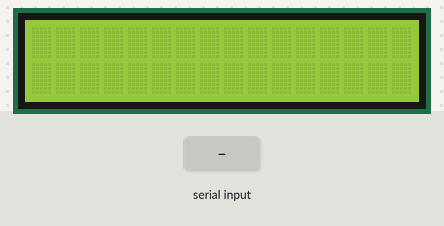
This sketch was run on a simulated Arduino Uno, built with avr-gcc and run on an emulated ATmega328P. Parts: 16×2 character LCD. Inputs (shaded band) come from the test bench.

Above: at 1.2 s.
1.3 s: "1\n" received over Serial
At 3.3 s:
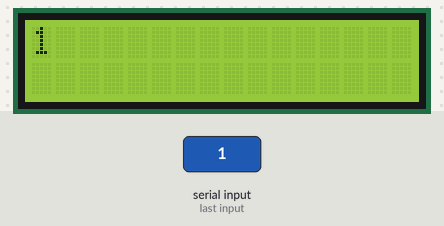
3.9 s: "0\n" received over Serial
At 5.3 s:
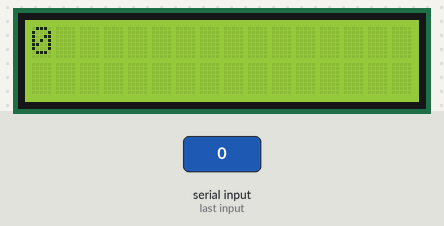
6.5 s: "2\n" received over Serial
At 8.5 s:
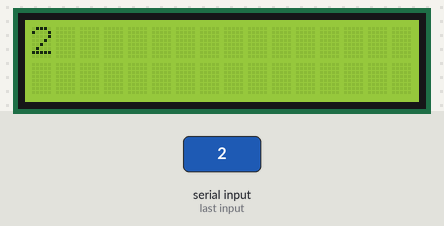
Timing chart, 0 to 10.0 s (numbered marks = the images above; inputs shaded):
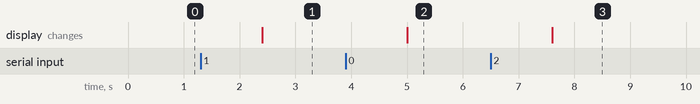

The sketch:

arduino.ino
```cpp
#include <LiquidCrystal.h>

const int rs = 12, en = 11, d4=5, d5=4, d6=3, d7=2;
LiquidCrystal lcd(rs, en, d4, d5, d6, d7);
String cmd;
void setup() {
  // put your setup code here, to run once:
  lcd.begin(16, 2);
  Serial.begin(115200);
}

void loop() {
  // put your main code here, to run repeatedly:
  if(Serial.available()) {
      delay(100);


      cmd = Serial.readStringUntil('\r');

      lcd.clear();
      lcd.print(cmd);

    }
}
```

Measured:
- after the input at 1.3 s, the display: changes after 1.1 s (image 1)
- after the input at 3.9 s, the display: changes after 1.1 s (image 2)
- after the input at 6.5 s, the display: changes after 1.1 s (image 3)
